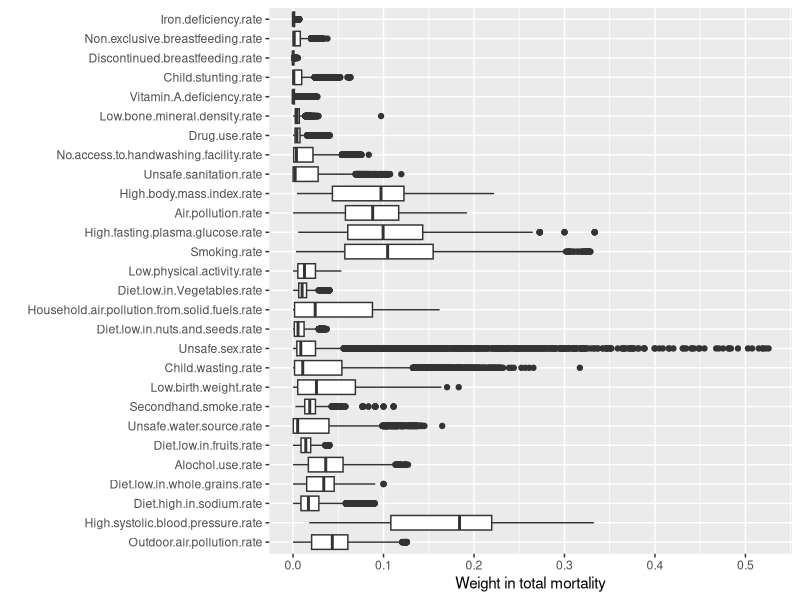
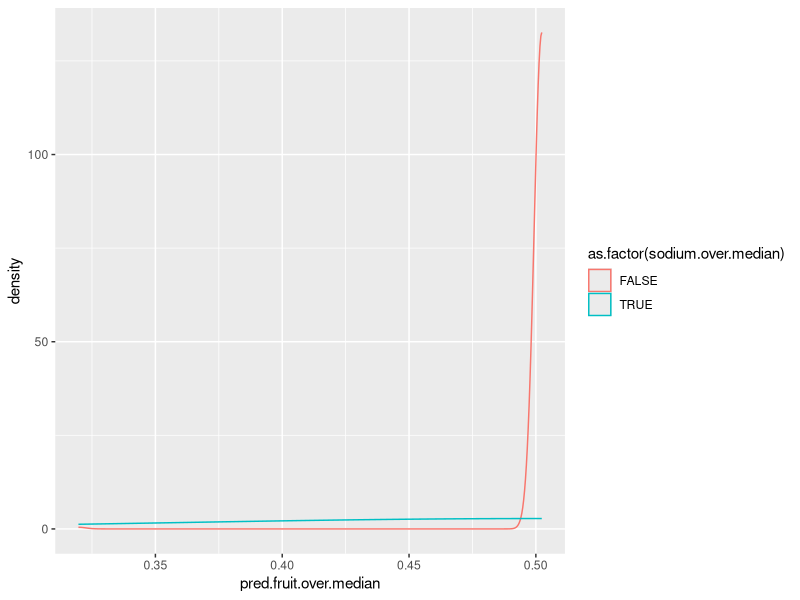

Write R code to recreate these figures, in order.
## ---- chunk 1
# Load  libraries
# library(shiny)
# library(shinyWidgets)
library(ggplot2)
library(gridExtra)
library(knitr)
library(dplyr)


# load dataset
df_original <- read.csv("./Countries and death causes.csv",header = T, sep=",")

df <- df_original

dietVars <- c('Diet.low.in.whole.grains', 'Diet.low.in.fruits', 'Diet.low.in.Vegetables', 'Diet.low.in.nuts.and.seeds', 'Diet.high.in.sodium')

dietTargetVar <- c('Diet.high.in.sodium')
dietFeatureVars <- dietVars[dietVars != dietTargetVar]

count_nas <- function(data){
  count_missing <- function(data){
    sapply(data, FUN=function(col) sum(is.na(col)))
  }
  nacounts <- count_missing(data)
  hasNA = which(nacounts > 0)
  nacounts[hasNA]
}

count_null <- function(data){
  count_missing <- function(data){
    sapply(data, FUN=function(col) sum(col == ''))
  }
  nullcounts <- count_missing(data)
  hasNull = which(nullcounts > 0)
  nullcounts[hasNull]
}

count_negative <- function(data){
  count_missing <- function(data){
    sapply(data, FUN=function(col) sum(col < 0))
  }
  negcounts <- count_missing(data)
  hasNegative = which(negcounts > 0)
  negcounts[hasNegative]
}

dataUK <- df[df['Entity']=='United Kingdom',] #df[df['Entity']=='China',]
dataTAN <- df[df['Entity']=='Tanzania',]
dataNLD <- df[df['Entity']=='Netherlands',]
dataCAM <- df[df['Entity']=='Cambodia',]

## ---- chunk 2

data.frame(
  columeID = col(df)[1,],
  variables = names(df),
  class = sapply(df, typeof),
  first_values = sapply(df, function(x) paste0(head(x), collapse = ', ')),
  row.names = NULL) |>
kable()

summary(df) |> kable()

head(df) |> kable()

## ---- chunk 3
df_2010 <- df[df['Year']==2010, 
  c('Entity', 'Code', 'Outdoor.air.pollution','Child.wasting', 'Smoking', 'Drug.use')]
countries <- c('Afghanistan', 'Morocco', 'Nigeria', 'Australia', 'Belgium', 'Congo')
snippet <- subset(df_2010, Entity %in% countries)
names(snippet)[1] <- 'Country'
print(snippet)
## ---- chunk 4

numericVars <- names(df[, -c(1:3)]) # ignore Entity, Code and Year columns
df_num <- df[numericVars]

print(sum(is.na(df_num)))

print(sum(is.null(df_num)))

print(sum(df_num < 0))

print(sum(df_num == 0))
## ---- chunk 5

count_empty <- function(data){
  count_missing <- function(data){
    sapply(data, FUN=function(col) sum(col == ''))
  }
  nullcounts <- count_missing(data)
  hasNull = which(nullcounts > 0)
  nullcounts[hasNull]
}

print(count_empty(df))
empty_rows <- df[df$Code == '', ]
print(empty_rows[sample(nrow(empty_rows), size = 6, replace = F), c(1:6)])
## ---- chunk 6
df$Code <- NULL
## ---- chunk 7
outcome <- c('sodium.over.median')
# sodium.over.median
pos <- TRUE # positive value indicator
## ---- chunk 8
df$Entity <- as.factor(df$Entity)
df$Year <- as.factor(df$Year)

df$total.mortality <- rowSums(df[numericVars])

for (col in numericVars) {
    df[paste0(col, ".rate")] <- df[col] / df['total.mortality']
}

rateVars <- grep("\\.rate$", names(df), value = TRUE)

figRateAll <- ggplot(stack(df[rateVars])) + geom_boxplot(mapping = aes(x = ind, y = values)) + labs(x ='', y='Weight in total mortality') + coord_flip() 

print(figRateAll)

df <- df |>
  mutate(
    fruit.over.median = (Diet.low.in.fruits.rate > median(Diet.low.in.fruits.rate)), # indicate if death count of low fruit consumption is over its median
    vege.over.median = (Diet.low.in.Vegetables.rate > median(Diet.low.in.Vegetables.rate)), # indicate if death count of low vegetable consumption is over its median
    grain.over.median = (Diet.low.in.whole.grains.rate > median(Diet.low.in.whole.grains.rate)),
    nutseed.over.median = (Diet.low.in.nuts.and.seeds.rate > median(Diet.low.in.nuts.and.seeds.rate)),
    sodium.over.median = (Diet.high.in.sodium.rate > median(Diet.high.in.sodium.rate)) # flag if death count of high sodium consumption is over its median
)
## ---- chunk 9

d <- df

set.seed(729375)
d$rgroup <- runif(dim(d)[1])
dTrainAll <- subset(d, rgroup<=0.9)
dTest <- subset(d, rgroup>0.9)

# names of columns that are categorical type and numerical type
vars <- setdiff(colnames(dTrainAll), c(outcome, 'rgroup'))
catVars <- vars[sapply(df[,vars], class) %in% c('character', 'logical', 'factor')]
numericVars <- vars[sapply(df[,vars], class) %in% c('numeric','integer')]


# split dTrainAll into a training set and a validation (or calibration) set
useForCal <- rbinom(n=dim(dTrainAll)[1], size=1, prob=0.1)>0
dCal <- subset(dTrainAll, useForCal)
dTrain <- subset(dTrainAll, !useForCal)

print(dim(dTrain))

print(dim(dCal))

print(dim(dTest))

## ---- chunk 10
mkPredC <- function(outCol, varCol, appCol) {
  pPos <- sum(outCol==pos)/length(outCol)
  naTab <- table(as.factor(outCol[is.na(varCol)]))
  pPosWna <- (naTab/sum(naTab))[pos]
  vTab <- table(as.factor(outCol), varCol)
  pPosWv <- (vTab[pos,]+1.0e-3*pPos)/(colSums(vTab)+1.0e-3)
  pred <- pPosWv[appCol]
  pred[is.na(appCol)] <- pPosWna
  pred[is.na(pred)] <- pPos
  pred
}

# now go through all the categorical variables in the `catVars` vector
# and perform the predictions. 
for (v in catVars) {
  pi <- paste('pred.', v, sep='')
  dTrain[,pi] <- mkPredC(dTrain[,outcome], dTrain[,v], dTrain[,v])
  dCal[,pi] <- mkPredC(dTrain[,outcome], dTrain[,v], dCal[,v])
  dTest[,pi] <- mkPredC(dTrain[,outcome], dTrain[,v], dTest[,v])
}

# Define a function to compute log likelihood so that we can reuse it.
logLikelihood <- function(ypred, ytrue) {
  sum(ifelse(ytrue, log(ypred), log(1-ypred)), na.rm=T)
}

# Compute the likelihood of the Null model on the calibration
logNull <- logLikelihood(sum(dCal[,outcome]==pos)/nrow(dCal), dCal[,outcome]==pos)
cat("The log likelihood of the Null model is:", logNull)

selCatVars <- c()

for (v in catVars) {
  pi <- paste('pred.', v, sep='')
  logPred <- logLikelihood(dCal[,pi], dCal[,outcome]==pos)
  devDrop <- 2*(logPred - logNull)
  
  cat(sprintf("%6s, deviance reduction: %g\n", v, devDrop))
  selCatVars <- c(selCatVars, pi)
}

devDrop <- 2*(logLikelihood(dCal[,outcome], dCal[,outcome]==pos) - logNull)
cat(sprintf("%6s, To compare, deviance reduction of the ground truth is: %g\n", outcome, devDrop))

## ---- chunk 11
# get all percentage / rate variables 
rateVars <- grep("\\.rate$", numericVars, value = TRUE)

mkPredN <- function(outCol, varCol, appCol) {
  cuts <- unique(as.numeric(
    quantile(varCol, probs=seq(0, 1, 0.1), na.rm=T)))
  varC <- cut(varCol, cuts)
  appC <- cut(appCol, cuts)
  mkPredC(outCol, varC, appC)
}

# now go through all the diet related numerical variables in the `numericVars` vector and perform the predictions.
for (v in rateVars) {
  pi <- paste('pred.', v, sep='')
  dTrain[,pi] <- mkPredN(dTrain[,outcome], dTrain[,v], dTrain[,v])
  dTest[,pi] <- mkPredN(dTrain[,outcome], dTrain[,v], dTest[,v])
  dCal[,pi] <- mkPredN(dTrain[,outcome], dTrain[,v], dCal[,v])
}

# selNumVars is a vector that keeps the names of the top performing numerical variables.
selNumVars <- c()
minDrop <- 0

for (v in rateVars) {
  pi <- paste('pred.', v, sep='')
  logPred <- logLikelihood(dCal[,pi], dCal[,outcome]==pos)
  
  devDrop <- 2*(logPred - logNull)
  #if (devDrop >= minDrop) {
    cat(sprintf("%6s, deviance reduction: %g\n", v, devDrop))
    selNumVars <- c(selNumVars, pi)
  #}
}

## ---- chunk 12
library(ROCR)
calcAUC <- function(ypred, ytrue) {
  perf <- performance(prediction(ypred, ytrue), 'auc')
  as.numeric(perf@y.values)
}

selVars <- c(selCatVars, selNumVars)

## Performance of the top performing single variables on the test set:
for(v in selVars) {
  pi <- v
  aucTrain <- calcAUC(dTrain[,pi], dTrain[,outcome])
  if (aucTrain >= 0.51) {
    aucCal <- calcAUC(dCal[,pi], dCal[,outcome])
    print(sprintf(
      "%s: trainAUC: %4.3f; calibrationAUC: %4.3f",
      pi, aucTrain, aucCal))
  }
}

# Run 100-fold cross validation
vars <- catVars

for (var in vars) {
  aucs <- rep(0,100)
  for (rep in 1:length(aucs)) {
    useForCalRep <- rbinom(n=nrow(dTrainAll), size=1, prob=0.1) > 0
    predRep <- mkPredC(dTrainAll[!useForCalRep, outcome],
    dTrainAll[!useForCalRep, var],
    dTrainAll[useForCalRep, var])
    aucs[rep] <- calcAUC(predRep, dTrainAll[useForCalRep, outcome])
  }
  print(sprintf("%s: mean: %4.3f; sd: %4.3f", var, mean(aucs), sd(aucs)))
}

## ---- chunk 13

fig1 <- ggplot(dCal) + geom_density(aes(x=pred.fruit.over.median, color=as.factor(sodium.over.median)))
print(fig1)
